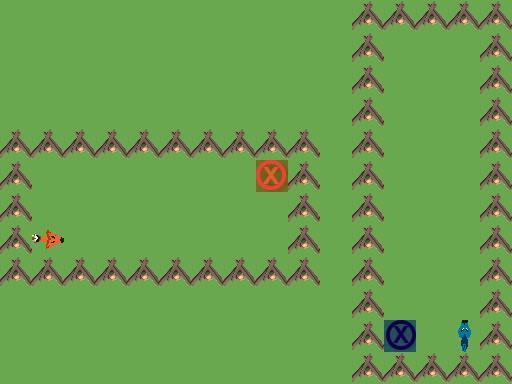

Rendered tile map (Tiled .tmx) drawn with the repository's tilesets; below, a short description and the full map source, tile grids included:
An orthogonal 16x12 tile map with 32x32 px tiles, 3 tile layers (Ground, Obstacles, Objects), 1 hidden layer not drawn.

<map version="1.0" orientation="orthogonal" renderorder="right-down" width="16" height="12" tilewidth="32" tileheight="32" nextobjectid="1">
 <tileset firstgid="1" name="TilesetPlaceholder" tilewidth="32" tileheight="32" tilecount="240" columns="10">
  <image source="../../Tileset.png" width="320" height="768" />
 </tileset>
 <layer name="Ground" width="16" height="12">
  <data encoding="csv">
1,1,1,1,1,1,1,1,1,1,1,1,1,1,1,1,
1,1,1,1,1,1,1,1,1,1,1,1,1,1,1,1,
1,1,1,1,1,1,1,1,1,1,1,1,1,1,1,1,
1,1,1,1,1,1,1,1,1,1,1,1,1,1,1,1,
1,1,1,1,1,1,1,1,1,1,1,1,1,1,1,1,
1,1,1,1,1,1,1,1,1,1,1,1,1,1,1,1,
1,1,1,1,1,1,1,1,1,1,1,1,1,1,1,1,
1,1,1,1,1,1,1,1,1,1,1,1,1,1,1,1,
1,1,1,1,1,1,1,1,1,1,1,1,1,1,1,1,
1,1,1,1,1,1,1,1,1,1,1,1,1,1,1,1,
1,1,1,1,1,1,1,1,1,1,1,1,1,1,1,1,
1,1,1,1,1,1,1,1,1,1,1,1,1,1,1,1
</data>
 </layer>
 <layer name="Obstacles" width="16" height="12">
  <data encoding="csv">
0,0,0,0,0,0,0,0,0,0,0,41,41,41,41,41,
0,0,0,0,0,0,0,0,0,0,0,41,0,0,0,41,
0,0,0,0,0,0,0,0,0,0,0,41,0,0,0,41,
0,0,0,0,0,0,0,0,0,0,0,41,0,0,0,41,
41,41,41,41,41,41,41,41,41,41,0,41,0,0,0,41,
41,0,0,0,0,0,0,0,0,41,0,41,0,0,0,41,
41,0,0,0,0,0,0,0,0,41,0,41,0,0,0,41,
41,0,0,0,0,0,0,0,0,41,0,41,0,0,0,41,
41,41,41,41,41,41,41,41,41,41,0,41,0,0,0,41,
0,0,0,0,0,0,0,0,0,0,0,41,0,0,0,41,
0,0,0,0,0,0,0,0,0,0,0,41,0,0,0,41,
0,0,0,0,0,0,0,0,0,0,0,41,41,41,41,41
</data>
 </layer>
 <layer name="Objects" width="16" height="12">
  <data encoding="csv">
0,0,0,0,0,0,0,0,0,0,0,0,0,0,0,0,
0,0,0,0,0,0,0,0,0,0,0,0,0,0,0,0,
0,0,0,0,0,0,0,0,0,0,0,0,0,0,0,0,
0,0,0,0,0,0,0,0,0,0,0,0,0,0,0,0,
0,0,0,0,0,0,0,0,0,0,0,0,0,0,0,0,
0,0,0,0,0,0,0,0,181,0,0,0,0,0,0,0,
0,0,0,0,0,0,0,0,0,0,0,0,0,0,0,0,
0,2684354751,0,0,0,0,0,0,0,0,0,0,0,0,0,0,
0,0,0,0,0,0,0,0,0,0,0,0,0,0,0,0,
0,0,0,0,0,0,0,0,0,0,0,0,0,0,0,0,
0,0,0,0,0,0,0,0,0,0,0,0,182,0,192,0,
0,0,0,0,0,0,0,0,0,0,0,0,0,0,0,0
</data>
 </layer>
 <layer name="Solution" width="16" height="12" visible="0">
  <data encoding="csv">
0,0,0,0,0,0,0,0,0,0,0,0,0,0,0,0,
0,0,0,0,0,0,0,0,0,0,0,0,0,0,0,0,
0,0,0,0,0,0,0,0,0,0,0,0,0,0,0,0,
0,0,0,0,0,0,0,0,0,0,0,0,0,0,0,0,
0,0,0,0,0,0,0,0,0,0,0,0,0,0,0,0,
0,0,0,0,0,0,0,0,0,0,0,0,0,0,0,0,
0,0,0,0,0,0,0,0,223,0,0,0,0,0,0,0,
0,0,222,222,222,222,222,222,222,0,0,0,0,0,0,0,
0,0,0,0,0,0,0,0,0,0,0,0,0,0,0,0,
0,0,0,0,0,0,0,0,0,0,0,0,0,0,0,0,
0,0,0,0,0,0,0,0,0,0,0,0,233,233,0,0,
0,0,0,0,0,0,0,0,0,0,0,0,0,0,0,0
</data>
 </layer>
</map>
